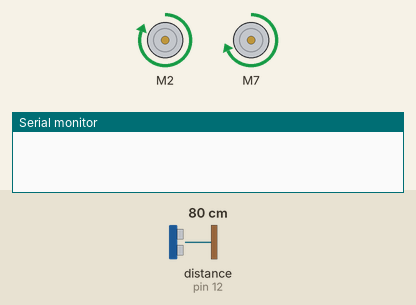
A sketch run on a simulated Arduino Uno, built for the host (arithmetic inside an expression is 32-bit, double 64-bit). Parts: 2 × DC motor (green arrow = forward, orange = backward, longer = faster), the last lines printed to the serial monitor. Wiring (inferred from the names in the program): ultrasonic range finder: trigger pin 13; echo pin 12. The test bench sets the inputs (shaded band); at power-on: distance to the obstacle (sensor on pin 12) 80 cm. The echo pulse lasts 58.3 µs per cm.

Above: at 1.2 s.
1.3 s: distance to the obstacle (sensor on pin 12) set to 2 cm
At 2.1 s:
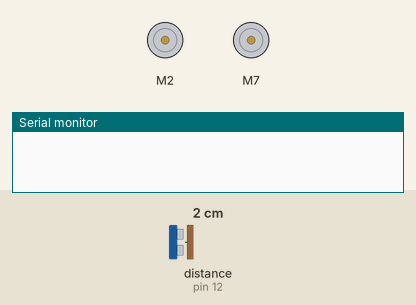
2.8 s: distance to the obstacle (sensor on pin 12) set to 28 cm
4.8 s: distance to the obstacle (sensor on pin 12) set to 32 cm
At 7.6 s:
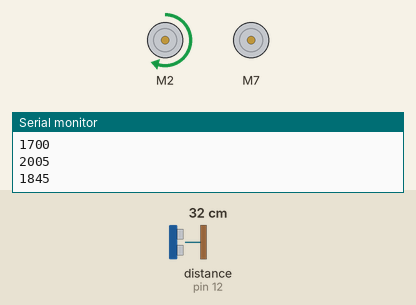
7.8 s: distance to the obstacle (sensor on pin 12) set to 4 cm
At 9.3 s:
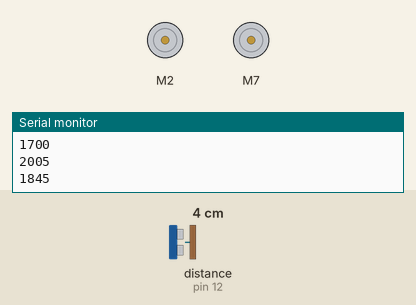
9.6 s: distance to the obstacle (sensor on pin 12) set to 35 cm
At 12.1 s:
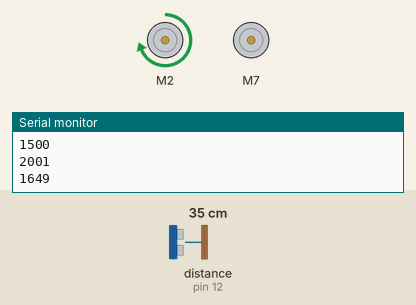
12.6 s: distance to the obstacle (sensor on pin 12) set to 9 cm
At 14.3 s:
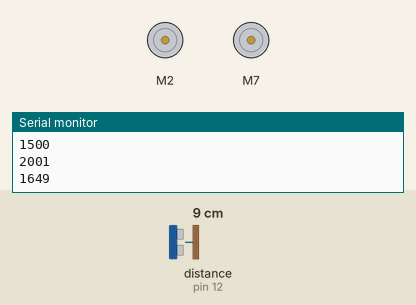
Timing chart, 0 to 15.3 s (numbered marks = the images above; inputs shaded):
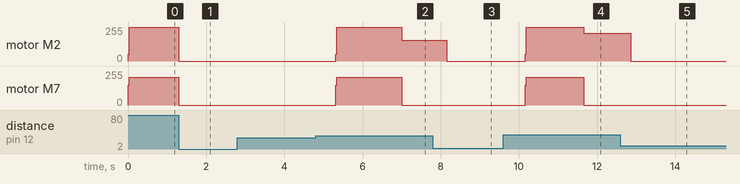

The sketch:

minibot.ino
```cpp
#include <SparkFun_TB6612.h>
#include <HCSR04.h>
#include <Wire.h>
#include <LIDARLite.h>
#include "Adafruit_TCS34725.h"

#define AIN1 2
#define BIN1 7
#define AIN2 4
#define BIN2 8
#define PWMA 5
#define PWMB 6
#define STBY 9

const int offsetA = 1;
const int offsetB = 1;
const int pingPin = 13; // Trigger Pin of Ultrasonic Sensor
const int echoPin = 12; // Echo Pin of Ultrasonic Sensor

Motor motor1 = Motor(AIN1, AIN2, PWMA, offsetA, STBY);
Motor motor2 = Motor(BIN1, BIN2, PWMB, offsetB, STBY);
LIDARLite myLidarLite;
Adafruit_TCS34725 tcs = Adafruit_TCS34725(TCS34725_INTEGRATIONTIME_614MS, TCS34725_GAIN_1X);


long microsecondsToCentimeters(long microseconds) {
   return microseconds / 29 / 2;
}

int forward(int duration)
{
  long initial_time = millis();
  if(is_robot() == false){
    motor1.drive(50);
    motor2.drive(150);
    delay(25);
  }
  while((millis() - initial_time) < duration){
    //Serial.println((millis() - initial_time));
    if(is_robot() == false){
      motor1.drive(255);
      motor2.drive(208);
    }else{
      br();
      delay(2000);
      Serial.println(duration);
      Serial.println(millis() - initial_time);
      Serial.println(duration + 2150 - (millis() - initial_time));
      forward(duration + 2003 - (millis() - initial_time));

    }
  }
  br();
  return 0;
}

void turn_around_left(){
  motor1.drive(210);
  delay(1200);
  motor1.brake();
}

void turn_around_right(){
  motor2.drive(150);
  delay(1000);
  motor2.brake();
}

void left90(){
  motor1.drive(155);
  delay(1150);
  motor1.brake();
}

void dumb_way(){
  forward(3000);
  left90();
  forward(1500);
  for(int i = 0; i < 8; i++){
    if((i % 2) == 0){
      turn_around_left();
      forward(3000);
    }else{
      turn_around_right();
      forward(3000);
    }
  }
  turn_around_left();
  forward(1500);


}

void br()
{
  motor1.brake();
  motor2.brake();
}

void spiral(int t=0)
{
  unsigned long long startMillis = millis();
  unsigned long long currentMillis = millis();
  unsigned long long dMillis = currentMillis-startMillis;
  while (dMillis < t || t == 0) {
    currentMillis = millis();
    dMillis = currentMillis-startMillis;
    motor1.drive(240); //to 208
    int spd = floor(75*pow(1.05,floor(dMillis/1000)));
    if(spd>200){
      spd = 200;
    }
    motor2.drive(spd);
  }
  motor1.brake(); motor2.brake();
}

//int spiral_lim(int dMillis) {
//  int k = 10000
//  if (
//}

float distance_sonic(){
   long duration, inches, cm;
   digitalWrite(pingPin, LOW);
   delayMicroseconds(2);
   digitalWrite(pingPin, HIGH);
   delayMicroseconds(10);
   digitalWrite(pingPin, LOW);
   duration = pulseIn(echoPin, HIGH);
   return microsecondsToCentimeters(duration);
}

int distance_laser()
{
  if(!digitalRead(3)){
    return(myLidarLite.distanceContinuous());
  }else{
    return distance_laser();
  }
}

bool is_robot(){
  if(distance_sonic() < 30){
    return true;
  }else{
    return false;
  }
}

void detect_block()
{

}

void setup(){
  Serial.begin(115200);
  myLidarLite.begin();
  myLidarLite.beginContinuous();
  pinMode(3, INPUT);
  pinMode(pingPin, OUTPUT);
  pinMode(echoPin, INPUT);

}


void loop(){
//  if(distance_sonic() < 5){
//    dumb_way();
//    delay(5000);
//  }
//  motor1.drive(100);
//  motor2.drive(100);
//  delay(100000);
//  forward(2000);
//  delay(5000);

//uint16_t r, g, b, c, colorTemp, lux;
//
//tcs.getRawData(&r, &g, &b, &c);
  dumb_way();
  delay(10000);

}
```

Measured:
- the behaviour switches between 29 and 30 cm on distance to the obstacle (sensor on pin 12) (found by bisection; images 1 and 2)
- after the input at 1.3 s, motor M2: forward 255/255 → stopped at once; motor M7: forward 208/255 → stopped at once
- after the input at 4.8 s, motor M2: stopped → forward 255/255 after 0.51 s, → forward 155/255 1.7 s later; motor M7: stopped → forward 208/255 after 0.51 s, → stopped 1.7 s later
- after the input at 7.8 s, motor M7: stays stopped (without the input it goes to forward 150/255 after 0.36 s)
- after the input at 9.6 s, motor M2: stopped → forward 255/255 after 0.56 s, → forward 210/255 1.5 s later; motor M7: stopped → forward 208/255 after 0.56 s, → stopped 1.5 s later
- after the input at 12.6 s, motor M7: stays stopped (without the input it goes to forward 150/255 after 0.26 s)
